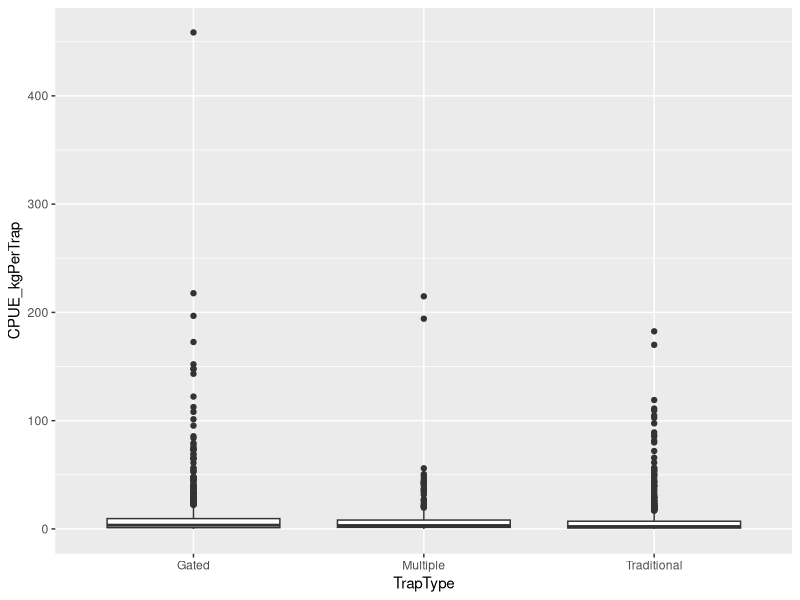
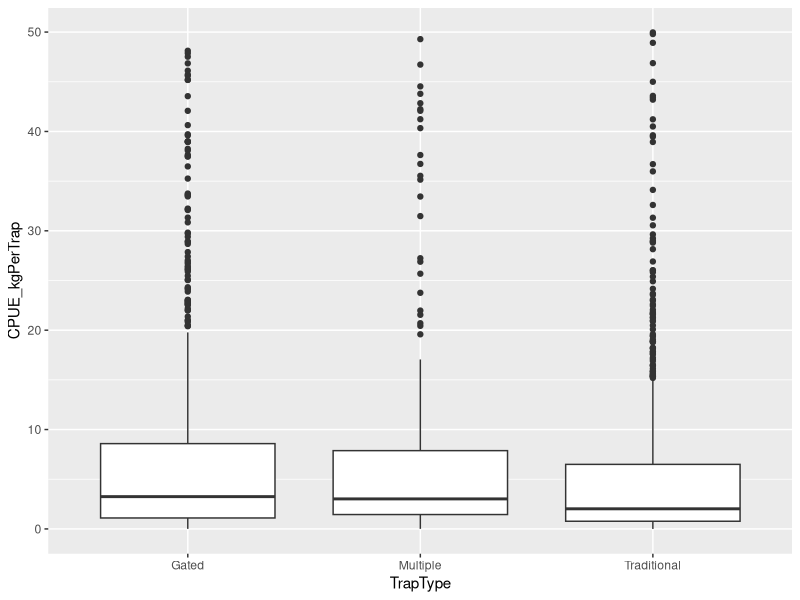
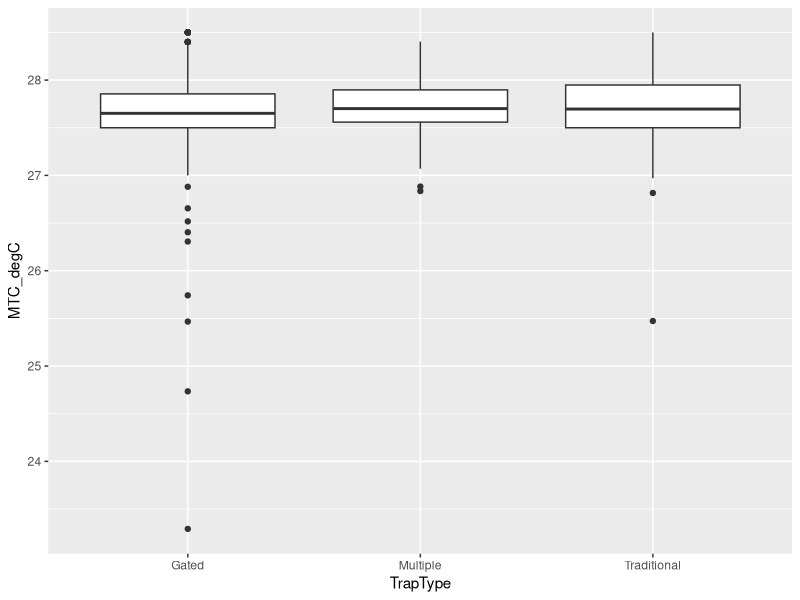
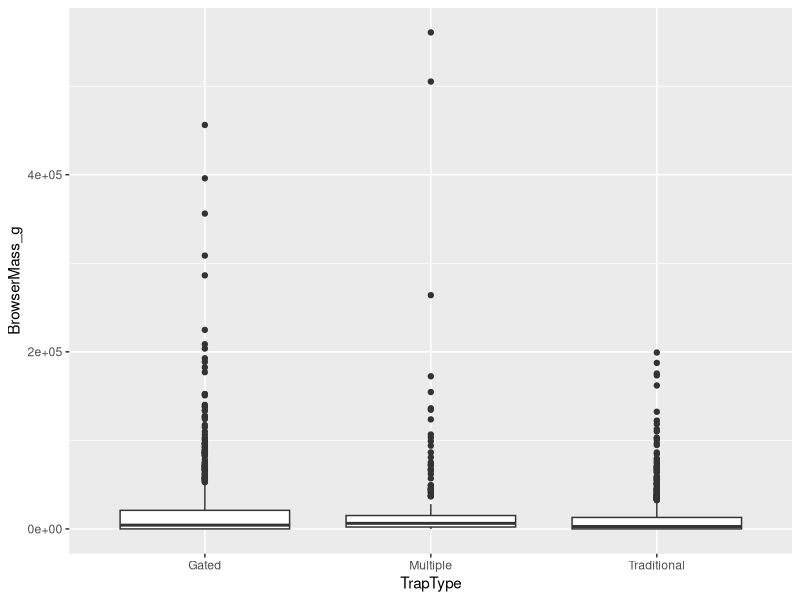
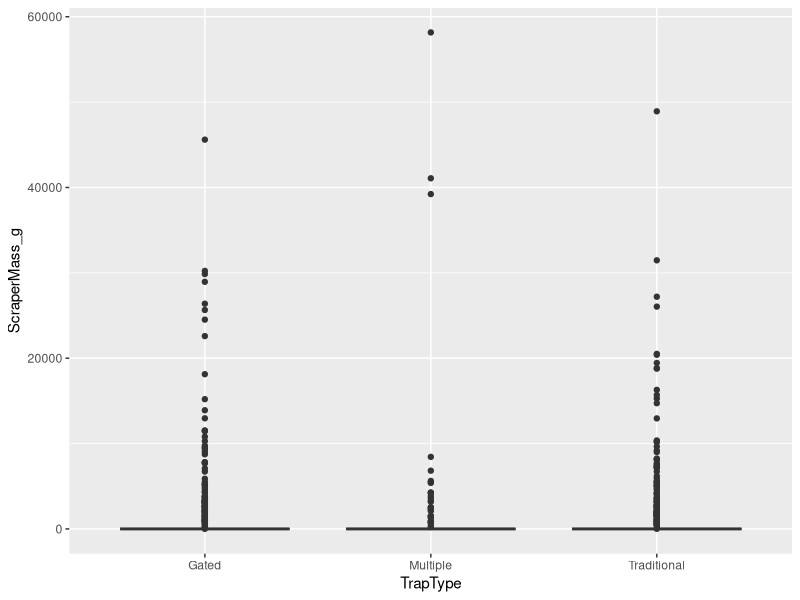
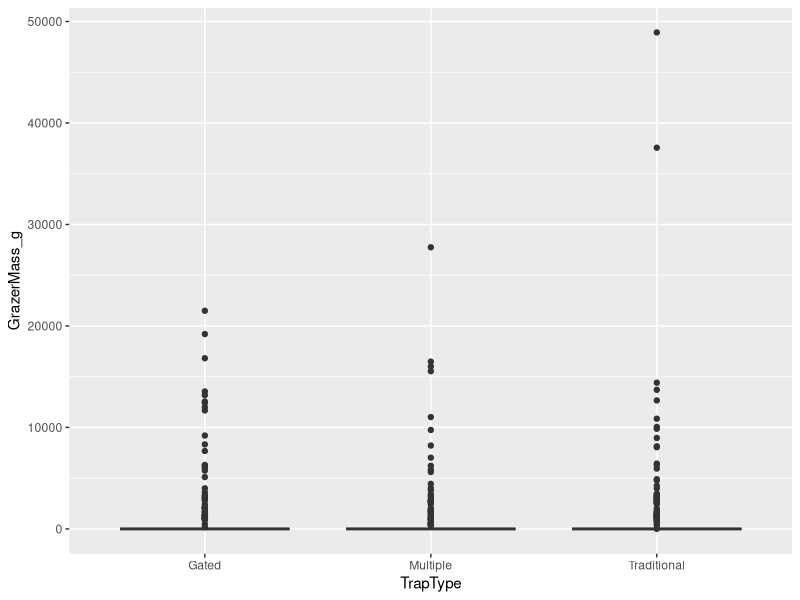
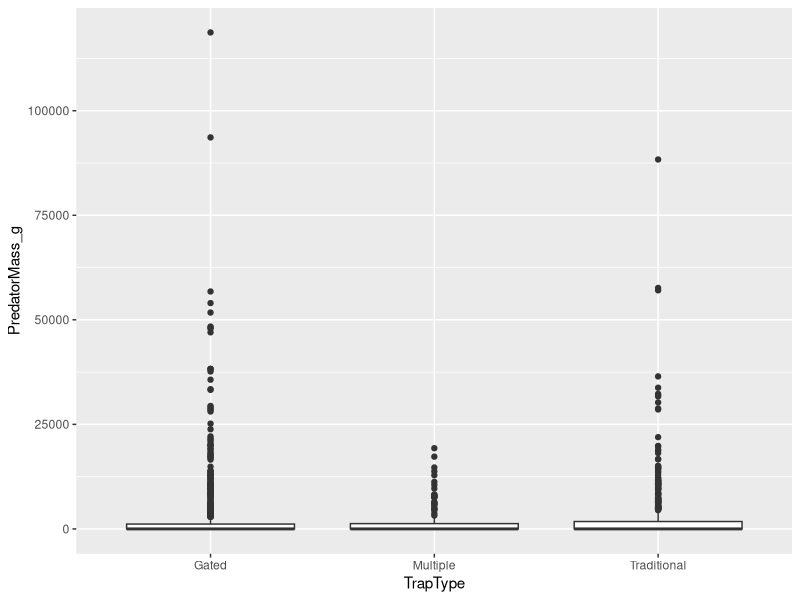
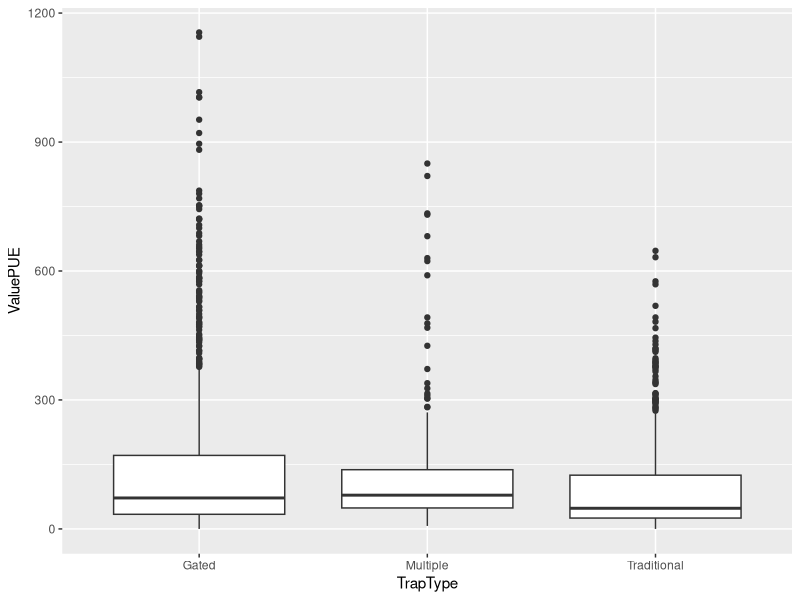

Reproduce these figures in R, in order.
##  Escape gaps contribute to ecosystem health and food security in an artisanal coral
##    reef trap fishery.

##  Bryan P. Galligan, S.J. (JENA)
##  Austin Humphries (URI)
##  Maxwell Kodia Azali (WCS)
##  Tim McClanahan (WCS)

## Project TOC:
##    01 Data Cleaning
##    02 Adding Life History Values Using FishLife
##    03 Calculating Functional Diversity Indices
##    04 Data Exploration

## Script Title:
##    04 Data Exploration

## Last update: 18 Apr 22

# This script explores the data to avoid common statistical errors, following the procedures
# outlined by Zuur et al. (2010).

## Script TOC:
##    4.1 Load packages and data




##### 4.1 Load packages and data #####

# Load packages
library(readr)
library(ggplot2)

# Load data
TripData <- read_csv("03_FunctionalDiversity_Out/TripData_GatedTraps_Galligan.csv",
  col_types = cols(...1 = col_skip()))
SpeciesData <- read_csv("02_FishLife_Out/SpeciesData_GatedTraps_Galligan.csv")
CatchData <- read_csv("02_FishLife_Out/CatchData_GatedTraps_Galligan.csv")




##### 4.2 Outliers #####

# CPUE_kgPerTrap
ggplot(data = TripData, mapping = aes(x = TrapType, y = CPUE_kgPerTrap)) +
  geom_boxplot()

# Remove all trips with CPUE greater than 50 kg per trap
TripData_NoOutliers <- subset(TripData, TripData$CPUE_kgPerTrap <= 50)

# CPUE with outliers removed
ggplot(data = TripData_NoOutliers, mapping = aes(x = TrapType, y = CPUE_kgPerTrap)) +
  geom_boxplot()

# MTC_degC
ggplot(data = TripData, mapping = aes(x = TrapType, y = MTC_degC)) +
  geom_boxplot()

# Additional variables
ggplot(data = TripData_NoOutliers, mapping = aes(x = TrapType, y = BrowserMass_g)) +
  geom_boxplot()

ggplot(data = TripData_NoOutliers, mapping = aes(x = TrapType, y = ScraperMass_g)) +
  geom_boxplot()

ggplot(data = TripData_NoOutliers, mapping = aes(x = TrapType, y = GrazerMass_g)) +
  geom_boxplot()

ggplot(data = TripData_NoOutliers, mapping = aes(x = TrapType, y = PredatorMass_g)) +
  geom_boxplot()

ggplot(data = TripData_NoOutliers, mapping = aes(x = TrapType, y = ValuePUE)) +
  geom_boxplot()

ggplot(data = TripData_NoOutliers, mapping = aes(x = TrapType, y = MeanLLmat)) +
  geom_boxplot()

ggplot(data = TripData_NoOutliers, mapping = aes(x = TrapType, y = MeanTrophLevel)) +
  geom_boxplot()

ggplot(data = TripData_NoOutliers, mapping = aes(x = TrapType, y = MeanVulnerability)) +
  geom_boxplot()

ggplot(data = TripData_NoOutliers, mapping = aes(x = TrapType, y = FECount)) +
  geom_boxplot()

ggplot(data = TripData_NoOutliers, mapping = aes(x = TrapType, y = FDiv)) +
  geom_boxplot()

ggplot(data = TripData_NoOutliers, mapping = aes(x = TrapType, y = CaPUE)) +
  geom_boxplot()

ggplot(data = TripData_NoOutliers, mapping = aes(x = TrapType, y = FePUE)) +
  geom_boxplot()

ggplot(data = TripData_NoOutliers, mapping = aes(x = TrapType, y = Omega3PUE)) +
  geom_boxplot()

ggplot(data = TripData_NoOutliers, mapping = aes(x = TrapType, y = ProteinPUE)) +
  geom_boxplot()

ggplot(data = TripData_NoOutliers, mapping = aes(x = TrapType, y = VAPUE)) +
  geom_boxplot()

ggplot(data = TripData_NoOutliers, mapping = aes(x = TrapType, y = SePUE)) +
  geom_boxplot()

ggplot(data = TripData_NoOutliers, mapping = aes(x = TrapType, y = ZnPUE)) +
  geom_boxplot()


